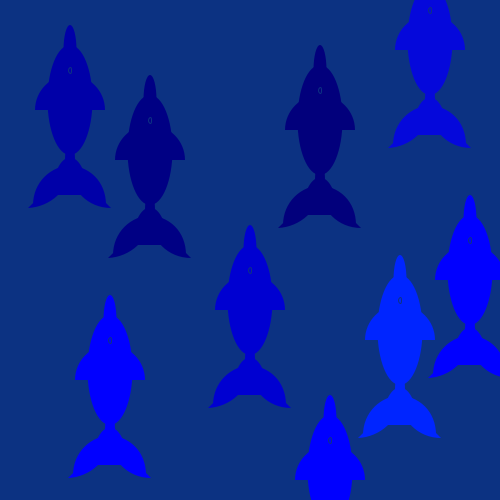
Frame 1 (no input)
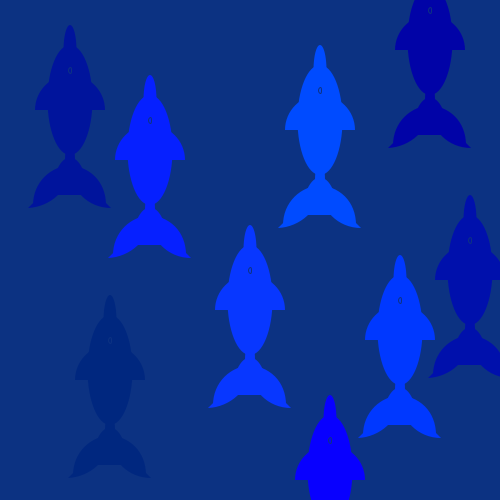
Frame 60 (the mouse pressed at the canvas centre just before this capture)
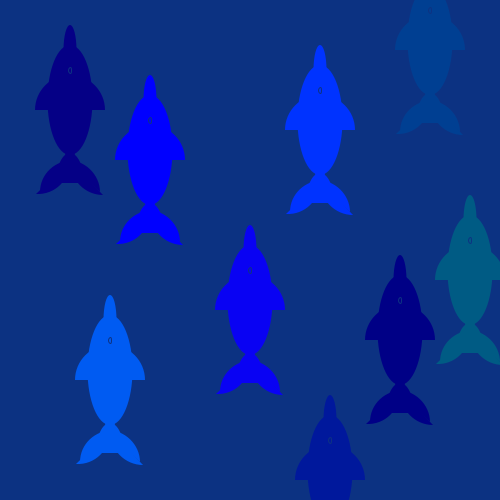
Frame 120 (the mouse held since frame 60 and released just before this capture)

The Processing sketch that drew these frames (run headless with seeded random() and noise(); from frame 60 on, the mouse is pressed at the canvas centre):

// Processing sketch: processing_46814
// ── processing_46814.pde

void setup () {
    size(500, 500);
    smooth();
    frameRate(5);
}

void draw() {
    background(12, 50, 130);
    
    //mit dieser for Schleife würden die Delphine immer die selbe Farbe haben
//    for (int i = 70; i <= 200; i = i + 15) {
//        color mycolor = color(random(0,12), random(-50,120), random(i,255));
//        fill( mycolor );
//    }

    //fill( 12, 50, 130 + random(-10, 10) );
    dolphin(20, 50);    
    //fill( 12, 50, 130 + random(-10, 10) );
    dolphin(100, 100);  
    //fill( 12, 50, 130 + random(-10, 10) );  
    dolphin(350, 280);
    //fill( 12, 50, 130 + random(-10, 10) );  
    dolphin(200, 250);
    //fill( 12, 50, 130 + random(-10, 10) );      
    dolphin(270, 70);
    //fill( 12, 50, 130 + random(-10, 10) );  
    dolphin(60, 320);  
    //fill( 12, 50, 130 + random(-10, 10) );  
    dolphin(280, 420);
    //fill( 12, 50, 130 + random(-10, 10) );  
    dolphin(420, 220);
    //fill( 12, 50, 130 + random(-10, 10) );  
    dolphin(380, -10);
}



void dolphin(int x, int y) {  //meine eigene Funktion
    pushMatrix();
    translate(x, y);
    
    //hier platziert hat jeder Delphine eine andere Farbe!
    for (int i = 70; i <= 200; i = i + 15) {
      fill(random(-10,10), random(-50,i/2), 130 +random(-10,i)); // random farbe
    }
    noStroke();

    //wenn Maus gedrückt kleine Flosse zeichnen
    if (mousePressed) {
        //fill(0,116,255); // ersetzt durch fill(blue); s.o.
        ellipse(50,50,45,110); //body
        ellipse(50,0,13,50); //mouth
        arc(50,60,70,70,PI,TWO_PI); //two vertical fins
       
        //Flosse hinten wird kleiner
        ellipse(50,110,10,40); //flipper small part
        arc(50,133,28,60,PI,TWO_PI); //flipper middle part
       
        //links oben
        beginShape();
        vertex(54,110);
        bezierVertex(35,110,20,124,20,142);
        endShape();
       
        //links unten
        beginShape();
        vertex(50,111);
        bezierVertex(50,130,35,145,16,144);
        endShape();
       
        //rechts oben
        beginShape();
        vertex(45,110);
        bezierVertex(65,109,80,125,80,142);
        endShape();
       
        //rechts unten
        beginShape();
        vertex(50,111);
        bezierVertex(50,130,65,145,83,145);
        endShape();
       
        stroke(12,50,130);
        ellipse(50,20,3,6); //nose aka blowhole
        //dolphin small fin figure ends
    }
    // Wenn Maus NICHT gedrückt große Flosse zeichnen
    else {
        //fill(0,116,255);
        ellipse(50,50,45,110);          //body
        ellipse(50,0,13,50);            //mouth
        arc(50,60,70,70,PI,TWO_PI);     //two vertical fins
       
        //Flosse hinten
        ellipse(50,110,10,40);          //flipper small part
        arc(50,145,35,75,PI,TWO_PI);    //flipper middle part
       
        //links oben
        beginShape();
        vertex(54,115);
          bezierVertex(30,115,13,133,13,155);
        endShape();
       
        //links unten
        beginShape();
        vertex(50,117);
          bezierVertex(50,140,30,157,8,158);
        endShape();
       
        //rechts oben
        beginShape();
        vertex(45,115);
          bezierVertex(70,115,86,132,86,155);
        endShape();
       
        //rechts unten
        beginShape();
        vertex(50,117);
          bezierVertex(50,140,68,158,91,158);
        endShape();
       
        stroke(12,50,130);
        ellipse(50,20,3,6);       //nose aka blowhole
        //dolphin figure ends
    }
   
    popMatrix();
}
